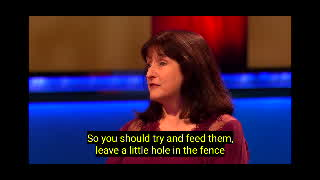
#> input picture backend_host/scripts/img/freeze/almost_freeze1.jpg, 320 x 180 px
$ python -i analyze_audio_video.py   (imports and definitions only)   (older library calls are emulated)
#> lines starting #> are read from the running program, lines starting #| are printed output that depends on the picture
#!/usr/bin/env python3
"""
Unified Capture Analysis Script for HDMI Capture Monitoring
Analyzes both video frames and audio segments in a single pass
Usage: analyze_capture.py /path/to/capture_0001.jpg [host_name]
"""

import os
import sys
import json
import cv2
import numpy as np
import re
import subprocess
import glob
import time
import hashlib
import pickle
import fcntl
import logging
from datetime import datetime

# Setup logging to /tmp/analysis.log
log_formatter = logging.Formatter('%(asctime)s [%(levelname)s] %(message)s')
logger = logging.getLogger(__name__)
# [1 line not run here, left out]

# File handler
# [1 line that did not run here, left out]
# [2 lines not run here, left out]

# Console handler (for backward compatibility)
console_handler = logging.StreamHandler(sys.stdout)
# [2 lines not run here, left out]

# Optional import for text extraction
try:
    import pytesseract
    OCR_AVAILABLE = True
except ImportError:
    OCR_AVAILABLE = False

# Simplified sampling patterns for performance optimization
SAMPLING_PATTERNS = {
    "freeze_sample_rate": 10,     # Every 10th pixel for freeze detection
    "blackscreen_samples": 1000,  # 1000 random pixels for blackscreen
    "error_grid_rate": 15,        # Every 15th pixel in grid for errors
    "subtitle_edge_threshold": 200  # Edge detection threshold
}

def analyze_macroblocks(image_path, device_id="unknown"):
    """
    Conservative macroblock/image quality detection using strict thresholds
    Detects: green/pink pixels, severe blur, compression artifacts
    Only flags true macroblocks to avoid false positives
    """
#> called with image_path = 'img/freeze/almost_freeze1.jpg', device_id = 'unknown'
    try:
        img = cv2.imread(image_path)
#> img is the input picture: shape (180, 320, 3); mean B, G, R 49.8, 28.4, 45.1
        if img is None:
            logger.error(f"[{device_id}] Could not load image for macroblock analysis: {image_path}")
            return False, 0.0

        # Convert to different color spaces for analysis
        hsv = cv2.cvtColor(img, cv2.COLOR_BGR2HSV)
#> hsv: shape (180, 320, 3); mean H, S, V 57.6, 167.7, 81.7
        img_height, img_width = img.shape[:2]
#> img_height = 180; img_width = 320

        # 1. Detect abnormal color pixels (green/pink artifacts)
        # Sample every 10th pixel for performance
        sample_rate = SAMPLING_PATTERNS["freeze_sample_rate"]  # Reuse existing pattern
        hsv_sampled = hsv[::sample_rate, ::sample_rate]

        # Green artifacts: High saturation in green range
        green_mask = cv2.inRange(hsv_sampled, (40, 100, 50), (80, 255, 255))
        green_pixels = np.sum(green_mask > 0)
#> green_pixels = 0

        # Pink/Magenta artifacts: High saturation in magenta range
        pink_mask = cv2.inRange(hsv_sampled, (140, 100, 50), (170, 255, 255))
        pink_pixels = np.sum(pink_mask > 0)
#> pink_pixels = 11

        total_sampled = hsv_sampled.shape[0] * hsv_sampled.shape[1]
#> total_sampled = 576
        artifact_percentage = ((green_pixels + pink_pixels) / total_sampled) * 100
#> artifact_percentage = 1.91

        # 2. Conservative blur detection using Laplacian variance
        gray = cv2.cvtColor(img, cv2.COLOR_BGR2GRAY)
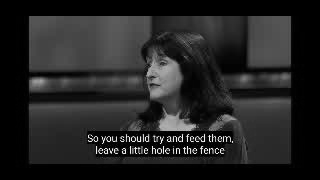
#> gray: shape (180, 320); min 0, max 253, mean 35.8
        gray_sampled = gray[::sample_rate, ::sample_rate]
        laplacian_var = cv2.Laplacian(gray_sampled, cv2.CV_64F).var()
#> laplacian_var = 17524.3

        # CONSERVATIVE THRESHOLDS - Only flag obvious macroblocks
        has_severe_artifacts = artifact_percentage > 8.0  # Raised from 2% to 8% - must be obvious
#> has_severe_artifacts = False
        is_severely_blurry = laplacian_var < 30  # Lowered from 100 to 30 - must be very blurry
#> is_severely_blurry = False

        # Additional validation: both conditions should be somewhat present for true macroblocks
        # If only one condition is met, require it to be very severe
        if has_severe_artifacts and is_severely_blurry:
            # Both conditions met - likely macroblocks
            macroblocks_detected = True
            confidence = "high"
        elif has_severe_artifacts and artifact_percentage > 15.0:
            # Very high artifact percentage alone
            macroblocks_detected = True
            confidence = "medium_artifacts"
        elif is_severely_blurry and laplacian_var < 15:
            # Extremely blurry alone
            macroblocks_detected = True
            confidence = "medium_blur"
        else:
            # Neither condition severe enough
            macroblocks_detected = False
            confidence = "none"

        quality_score = max(artifact_percentage, (200 - laplacian_var) / 2) if macroblocks_detected else 0.0
#> quality_score = 0

        # Detailed INFO logging (same format as blackscreen detection)
        logger.info(f"[{device_id}] Macroblock check: {img_width}x{img_height} | artifacts={artifact_percentage:.1f}% (threshold: 8.0%), blur_var={laplacian_var:.1f} (threshold: 30), detected={macroblocks_detected} ({confidence})")

        return macroblocks_detected, quality_score

    except Exception as e:
        logger.error(f"[{device_id}] Macroblock analysis error: {e}")
        return False, 0.0

# [393 lines left out: functions get_capture_directory_from_image, find_latest_audio_segment, analyze_audio_volume, get_cache_file_path, load_frame_cache, save_frame_cache and 4 more, not called in this run]

# [2 lines not run here, left out]

>>> result = analyze_macroblocks('img/freeze/almost_freeze1.jpg')
#> result = (False, 0)
